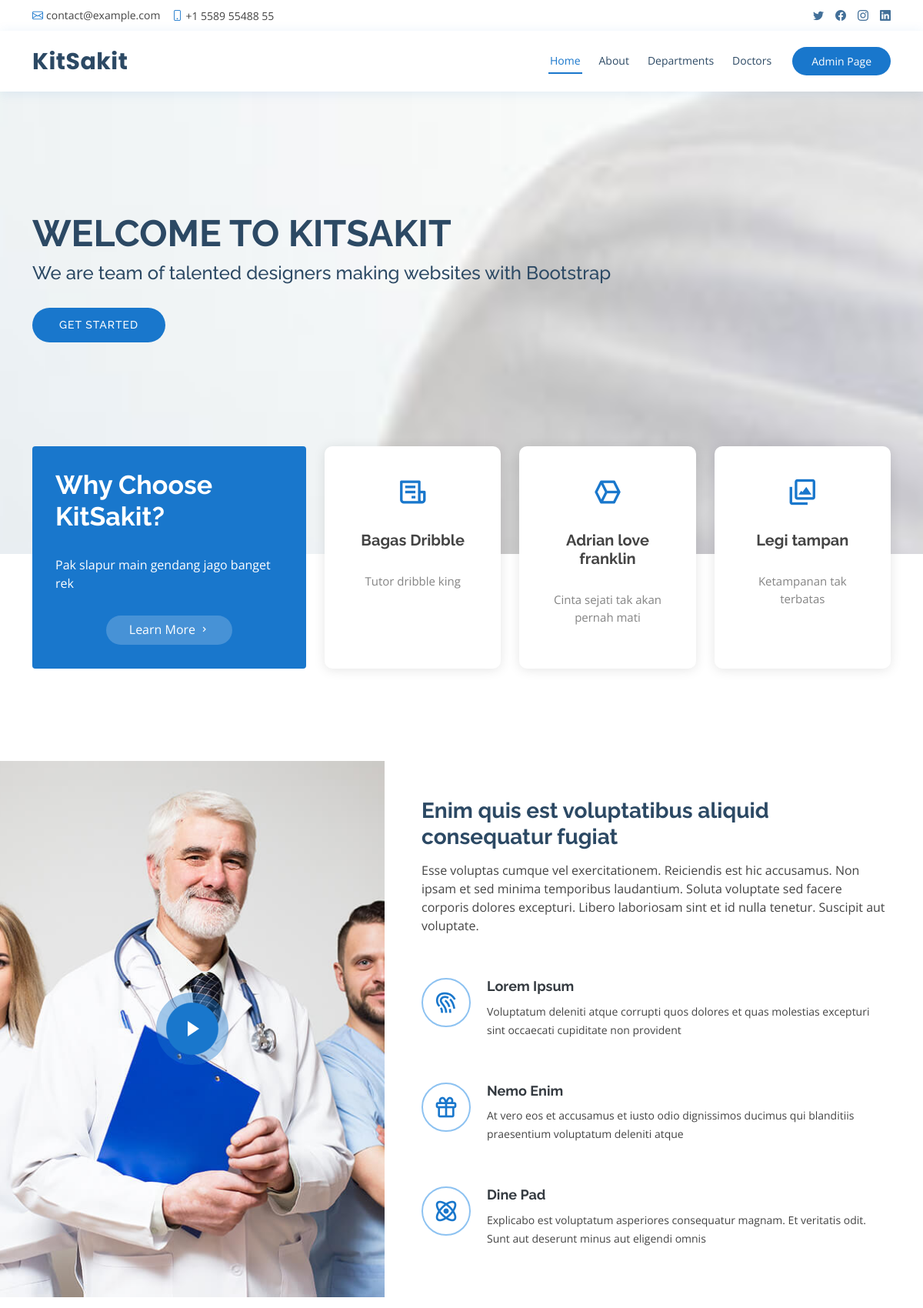
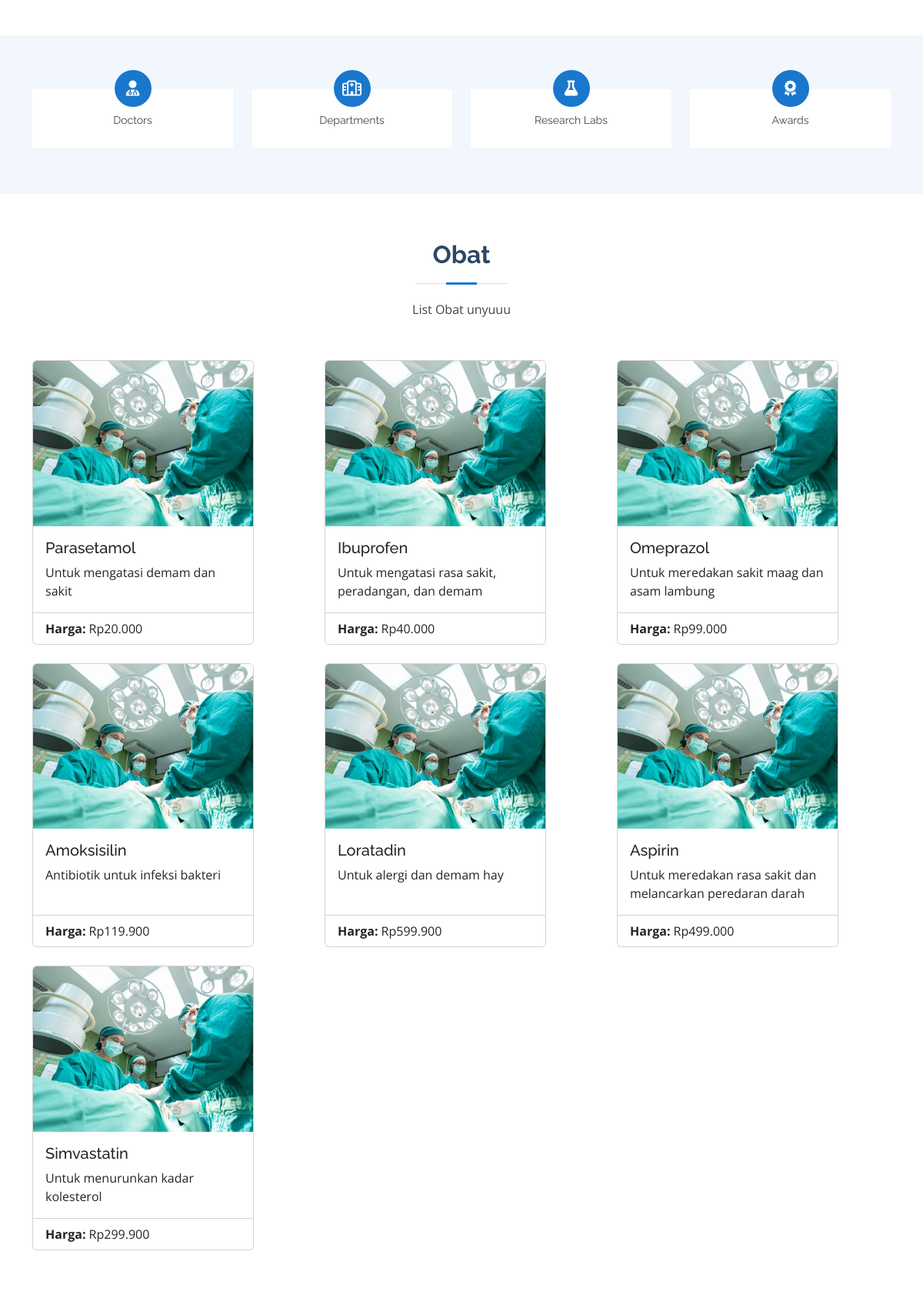
The page / (upper part) on the database its author committed (2 pictures, top to bottom).
### tables this page shows
CREATE TABLE `obat`  (
  `id_obat` int NOT NULL AUTO_INCREMENT,
  `nama_obat` varchar(225) NOT NULL,
  `deskripsi` varchar(225) NOT NULL,
  `harga` decimal(10, 2) NULL DEFAULT NULL,
  `stok` int NOT NULL,
  PRIMARY KEY (`id_obat`) USING BTREE
);

### function.php (called while the page is built, shortened)
<?php
    include('config.php');
    function readObat(){
        global $conn;
        $query = "SELECT * FROM obat";
        $result = mysqli_query($conn, $query);
        return $result;
    }
?>

### index.php (the view, shortened to what this page needs)
<?php
  include('function.php');
  $listObat = readObat();
?>
<!DOCTYPE html>
<html lang="en">
<head>
  <link href="assets/vendor/fontawesome-free/css/all.min.css" rel="stylesheet">
  <link href="assets/vendor/animate.css/animate.min.css" rel="stylesheet">
  <link href="assets/vendor/bootstrap/css/bootstrap.min.css" rel="stylesheet">
  <link href="assets/vendor/bootstrap-icons/bootstrap-icons.css" rel="stylesheet">
  <link href="assets/vendor/boxicons/css/boxicons.min.css" rel="stylesheet">
  <link href="assets/vendor/glightbox/css/glightbox.min.css" rel="stylesheet">
  <link href="assets/vendor/remixicon/remixicon.css" rel="stylesheet">
  <link href="assets/vendor/swiper/swiper-bundle.min.css" rel="stylesheet">
  <link href="assets/css/style.css" rel="stylesheet">
</head>
<body>
  <div id="topbar" class="d-flex align-items-center fixed-top">
    <div class="container d-flex justify-content-between">
      <div class="contact-info d-flex align-items-center">
        <i class="bi bi-envelope"></i> <a href="mailto:contact@example.com">contact@example.com</a>
        <i class="bi bi-phone"></i> +1 5589 55488 55
      </div>
      <div class="d-none d-lg-flex social-links align-items-center">
        <a href="#" class="twitter"><i class="bi bi-twitter"></i></a>
        <a href="#" class="facebook"><i class="bi bi-facebook"></i></a>
        <a href="#" class="instagram"><i class="bi bi-instagram"></i></a>
        <a href="#" class="linkedin"><i class="bi bi-linkedin"></i></i></a>
      </div>
    </div>
  </div>
  <header id="header" class="fixed-top">
    <div class="container d-flex align-items-center">
      <h1 class="logo me-auto"><a href="index.php">KitSakit</a></h1>
      <nav id="navbar" class="navbar order-last order-lg-0">
        <ul>
          <li><a class="nav-link scrollto active" href="#hero">Home</a></li>
          <li><a class="nav-link scrollto" href="#about">About</a></li>
          <li><a class="nav-link scrollto" href="#departments">Departments</a></li>
          <li><a class="nav-link scrollto" href="#doctors">Doctors</a></li>
        </ul>
      </nav>
      <a href="admin.php" class="appointment-btn scrollto">Admin <span class="d-none d-md-inline">Page</span></a>
    </div>
  </header>
  <section id="hero" class="d-flex align-items-center">
    <div class="container">
      <h1>Welcome to KitSakit</h1>
      <h2>We are team of talented designers making websites with Bootstrap</h2>
      <a href="#about" class="btn-get-started scrollto">Get Started</a>
    </div>
  </section>
  <main id="main">
    <section id="why-us" class="why-us">
      <div class="container">
        <div class="row">
          <div class="col-lg-4 d-flex align-items-stretch">
            <div class="content">
              <h3>Why Choose KitSakit?</h3>
              <p>
                Pak slapur main gendang jago banget rek
              </p>
              <div class="text-center">
                <a href="#" class="more-btn">Learn More <i class="bx bx-chevron-right"></i></a>
              </div>
            </div>
          </div>
          <div class="col-lg-8 d-flex align-items-stretch">
            <div class="icon-boxes d-flex flex-column justify-content-center">
              <div class="row">
                <div class="col-xl-4 d-flex align-items-stretch">
                  <div class="icon-box mt-4 mt-xl-0">
                    <i class="bx bx-receipt"></i>
                    <h4>Bagas Dribble</h4>
                    <p>Tutor dribble king</p>
                  </div>
                </div>
                <div class="col-xl-4 d-flex align-items-stretch">
                  <div class="icon-box mt-4 mt-xl-0">
                    <i class="bx bx-cube-alt"></i>
                    <h4>Adrian love franklin</h4>
                    <p>Cinta sejati tak akan pernah mati</p>
                  </div>
                </div>
                <div class="col-xl-4 d-flex align-items-stretch">
                  <div class="icon-box mt-4 mt-xl-0">
                    <i class="bx bx-images"></i>
                    <h4>Legi tampan</h4>
                    <p>Ketampanan tak terbatas</p>
                  </div>
                </div>
              </div>
            </div>
          </div>
        </div>
      </div>
    </section>
    <section id="about" class="about">
      <div class="container-fluid">
        <div class="row">
          <div class="col-xl-5 col-lg-6 video-box d-flex justify-content-center align-items-stretch position-relative">
            <a href="https://www.youtube.com/watch?v=jDDaplaOz7Q" class="glightbox play-btn mb-4"></a>
          </div>
          <div class="col-xl-7 col-lg-6 icon-boxes d-flex flex-column align-items-stretch justify-content-center py-5 px-lg-5">
            <h3>Enim quis est voluptatibus aliquid consequatur fugiat</h3>
            <p>Esse voluptas cumque vel exercitationem. Reiciendis est hic accusamus. Non ipsam et sed minima temporibus laudantium. Soluta voluptate sed facere corporis dolores excepturi. Libero laboriosam sint et id nulla tenetur. Suscipit aut voluptate.</p>
            <div class="icon-box">
              <div class="icon"><i class="bx bx-fingerprint"></i></div>
              <h4 class="title"><a href="">Lorem Ipsum</a></h4>
              <p class="description">Voluptatum deleniti atque corrupti quos dolores et quas molestias excepturi sint occaecati cupiditate non provident</p>
            </div>
            <div class="icon-box">
              <div class="icon"><i class="bx bx-gift"></i></div>
              <h4 class="title"><a href="">Nemo Enim</a></h4>
              <p class="description">At vero eos et accusamus et iusto odio dignissimos ducimus qui blanditiis praesentium voluptatum deleniti atque</p>
            </div>
            <div class="icon-box">
              <div class="icon"><i class="bx bx-atom"></i></div>
              <h4 class="title"><a href="">Dine Pad</a></h4>
              <p class="description">Explicabo est voluptatum asperiores consequatur magnam. Et veritatis odit. Sunt aut deserunt minus aut eligendi omnis</p>
            </div>
          </div>
        </div>
      </div>
    </section>
    <section id="counts" class="counts">
      <div class="container">
        <div class="row">
          <div class="col-lg-3 col-md-6">
            <div class="count-box">
              <i class="fas fa-user-md"></i>
              <p>Doctors</p>
            </div>
          </div>
          <div class="col-lg-3 col-md-6 mt-5 mt-md-0">
            <div class="count-box">
              <i class="far fa-hospital"></i>
              <p>Departments</p>
            </div>
          </div>
          <div class="col-lg-3 col-md-6 mt-5 mt-lg-0">
            <div class="count-box">
              <i class="fas fa-flask"></i>
              <p>Research Labs</p>
            </div>
          </div>
          <div class="col-lg-3 col-md-6 mt-5 mt-lg-0">
            <div class="count-box">
              <i class="fas fa-award"></i>
              <p>Awards</p>
            </div>
          </div>
        </div>
      </div>
    </section>
    <section id="obat" class="services">
      <div class="container">
        <div class="section-title">
          <h2>Obat</h2>
          <p>List Obat unyuuu</p>
        </div>
        <div class="row">
          <?php
            foreach($listObat as $obat){
          ?>
          <div class="col-lg-4 col-md-4 d-flex align-items-stretch mt-4 mt-mg-0">
              <div class="card" style="width: 18rem;">
                  <img class="card-img-top" src="assets/img/gallery/gallery-1.jpg" alt="Obat">
                  <div class="card-body">
                      <h5 class="card-title"><?= $obat['nama_obat'] ?></h5>
                      <p class="card-text"><?= $obat['deskripsi'] ?></p>
                  </div>
                  <ul class="list-group list-group-flush">
                      <li class="list-group-item"><b>Harga: </b>Rp<?=number_format($obat['harga'],0,"",".")?></li>
                  </ul>
              </div>
          </div>
          <?php
            }
          ?>
        </div>
      </div>
    </section>
    <section id="departments" class="services">
    </section>
  </main>
</body>
</html>

### rows shown on the page
obat: nama_obat "Parasetamol", deskripsi "Untuk mengatasi demam dan sakit", harga "20.000"
obat: nama_obat "Ibuprofen", deskripsi "Untuk mengatasi rasa sakit, peradangan, dan demam", harga "40.000"
obat: nama_obat "Omeprazol", deskripsi "Untuk meredakan sakit maag dan asam lambung", harga "99.000"
obat: nama_obat "Amoksisilin", deskripsi "Antibiotik untuk infeksi bakteri", harga "119.900"
obat: nama_obat "Loratadin", deskripsi "Untuk alergi dan demam hay", harga "599.900"
obat: nama_obat "Aspirin", deskripsi "Untuk meredakan rasa sakit dan melancarkan peredaran darah", harga "499.000"
obat: nama_obat "Simvastatin", deskripsi "Untuk menurunkan kadar kolesterol", harga "299.900"
